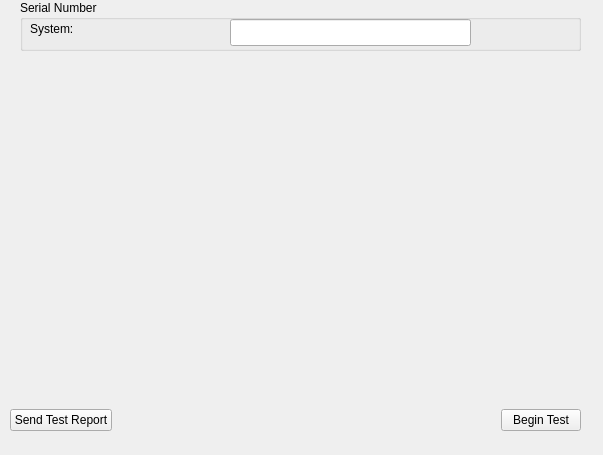
<?xml version="1.0" encoding="UTF-8"?>
<ui version="4.0">
 <class>DiagnosticsManufacturing::CSystemManufacturing</class>
 <widget class="QWidget" name="DiagnosticsManufacturing::CSystemManufacturing">
  <property name="geometry">
   <rect>
    <x>0</x>
    <y>0</y>
    <width>603</width>
    <height>455</height>
   </rect>
  </property>
  <property name="windowTitle">
   <string>Form</string>
  </property>
  <widget class="QGroupBox" name="groupBox">
   <property name="geometry">
    <rect>
     <x>20</x>
     <y>0</y>
     <width>561</width>
     <height>51</height>
    </rect>
   </property>
   <property name="locale">
    <locale language="English" country="UnitedStates"/>
   </property>
   <property name="title">
    <string>Serial Number</string>
   </property>
   <property name="alignment">
    <set>Qt::AlignLeading|Qt::AlignLeft|Qt::AlignTop</set>
   </property>
   <property name="flat">
    <bool>true</bool>
   </property>
   <property name="checkable">
    <bool>false</bool>
   </property>
   <widget class="QLineEdit" name="systemSNEdit">
    <property name="geometry">
     <rect>
      <x>210</x>
      <y>19</y>
      <width>241</width>
      <height>27</height>
     </rect>
    </property>
   </widget>
   <widget class="QLabel" name="label">
    <property name="geometry">
     <rect>
      <x>10</x>
      <y>20</y>
      <width>61</width>
      <height>17</height>
     </rect>
    </property>
    <property name="text">
     <string>System:</string>
    </property>
   </widget>
  </widget>
  <widget class="MainMenu::CScrollTable" name="widget" native="true">
   <property name="geometry">
    <rect>
     <x>20</x>
     <y>40</y>
     <width>561</width>
     <height>111</height>
    </rect>
   </property>
  </widget>
  <widget class="QWidget" name="horizontalLayoutWidget_3">
   <property name="geometry">
    <rect>
     <x>10</x>
     <y>400</y>
     <width>571</width>
     <height>41</height>
    </rect>
   </property>
   <layout class="QHBoxLayout" name="horizontalLayout_3">
    <item>
     <widget class="QPushButton" name="sendTestReportBtn">
      <property name="text">
       <string>Send Test Report</string>
      </property>
     </widget>
    </item>
    <item>
     <spacer name="horizontalSpacer_4">
      <property name="orientation">
       <enum>Qt::Horizontal</enum>
      </property>
      <property name="sizeHint" stdset="0">
       <size>
        <width>40</width>
        <height>20</height>
       </size>
      </property>
     </spacer>
    </item>
    <item>
     <widget class="QPushButton" name="beginTestBtn">
      <property name="text">
       <string>Begin Test</string>
      </property>
     </widget>
    </item>
   </layout>
  </widget>
 </widget>
 <customwidgets>
  <customwidget>
   <class>MainMenu::CScrollTable</class>
   <extends>QWidget</extends>
   <header>MainMenu/Include/ScrollTable.h</header>
   <container>1</container>
  </customwidget>
 </customwidgets>
 <resources/>
 <connections/>
</ui>
